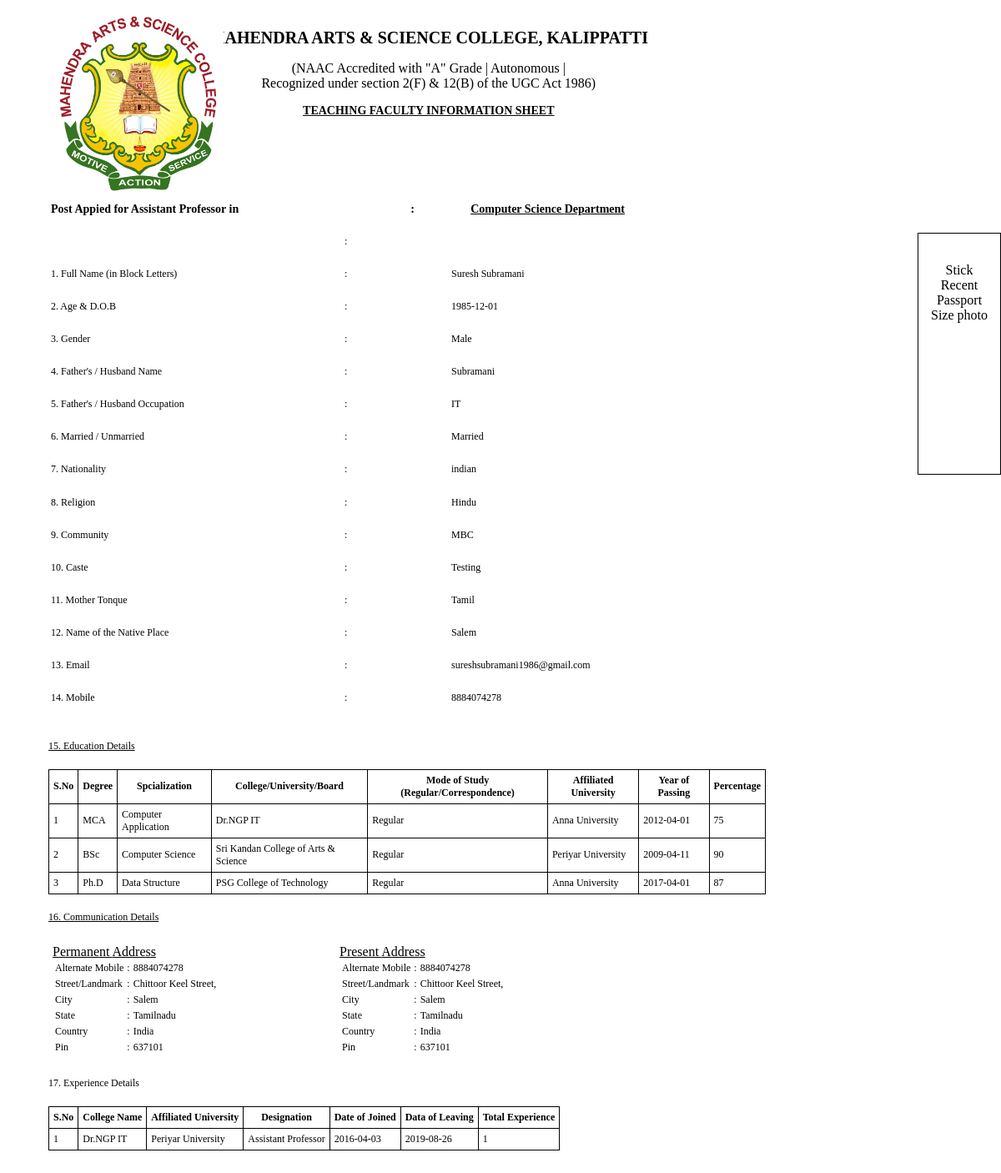
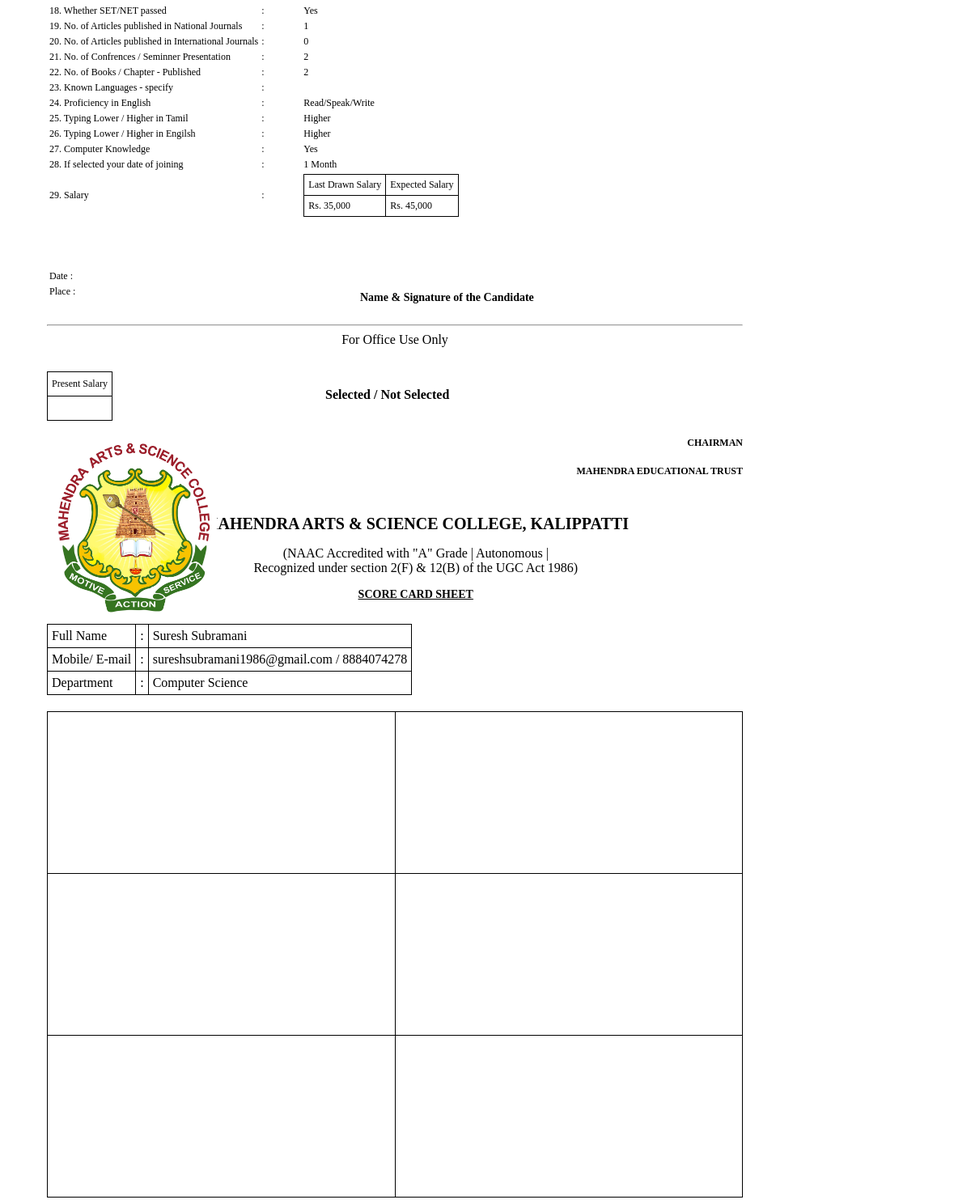
/index.php/print_pdf, run on the app's committed database (2 pictures, top to bottom).
### tables this page shows
CREATE TABLE `personal_details` (
  `personal_id` int(11) NOT NULL,
  `department` varchar(110) NOT NULL,
  `first_name` varchar(55) NOT NULL,
  `last_name` varchar(55) NOT NULL,
  `dob` date DEFAULT NULL,
  `gender` varchar(15) NOT NULL,
  `father_name` varchar(45) NOT NULL,
  `father_occupation` varchar(120) NOT NULL,
  `married_status` varchar(55) NOT NULL,
  `nationality` varchar(55) NOT NULL,
  `religion` varchar(35) NOT NULL,
  `community` varchar(35) NOT NULL,
  `caste` varchar(120) NOT NULL,
  `mother_tongue` varchar(35) NOT NULL,
  `phone_no` varchar(10) NOT NULL,
  `email_id` varchar(120) NOT NULL,
  `native_place` varchar(55) NOT NULL,
  `profile_status` tinyint(4) NOT NULL COMMENT '1 is Selected or 0 is Rejected',
  `status` smallint(4) NOT NULL,
  `created_on` timestamp NOT NULL DEFAULT CURRENT_TIMESTAMP
);

CREATE TABLE `departments` (
  `id` int(11) NOT NULL,
  `dept_name` varchar(65) NOT NULL,
  `status` tinyint(4) NOT NULL
);

CREATE TABLE `education_details` (
  `personal_id` int(11) NOT NULL,
  `degree` varchar(55) NOT NULL,
  `specialization` varchar(55) NOT NULL,
  `mos` varchar(55) NOT NULL,
  `college` varchar(120) NOT NULL,
  `aff_university` varchar(65) NOT NULL,
  `yoj` date NOT NULL,
  `yop` date DEFAULT NULL,
  `percentage` varchar(15) NOT NULL,
  `created_at` timestamp NOT NULL DEFAULT CURRENT_TIMESTAMP,
  `modified_at` timestamp NULL DEFAULT NULL
);

CREATE TABLE `communication_details` (
  `personal_id` int(11) NOT NULL,
  `type_of_address` varchar(20) NOT NULL COMMENT '0 is Present or 1 is Permanent',
  `phone_no` varchar(15) NOT NULL,
  `street_address` varchar(255) NOT NULL,
  `city` varchar(25) NOT NULL,
  `state` varchar(25) NOT NULL,
  `country` varchar(25) NOT NULL,
  `pin_no` int(11) NOT NULL,
  `created_at` timestamp NOT NULL DEFAULT CURRENT_TIMESTAMP,
  `modified_at` timestamp NULL DEFAULT NULL
);

CREATE TABLE `experience_details` (
  `personal_id` int(11) NOT NULL,
  `exp_college` varchar(120) NOT NULL,
  `university` varchar(55) NOT NULL,
  `designation` varchar(120) NOT NULL,
  `doj` date NOT NULL,
  `dol` date NOT NULL,
  `doe` varchar(35) NOT NULL,
  `created_at` timestamp NOT NULL DEFAULT CURRENT_TIMESTAMP,
  `modified_at` timestamp NOT NULL
);

CREATE TABLE `achievement_details` (
  `personal_id` int(11) NOT NULL COMMENT 'track reference id by personal',
  `set_net` varchar(10) NOT NULL,
  `nat_journals` tinyint(4) NOT NULL,
  `int_journals` tinyint(4) NOT NULL,
  `sem_journals` tinyint(4) NOT NULL,
  `published_book` tinyint(4) NOT NULL,
  `known_languages` varchar(120) NOT NULL,
  `eng_read` varchar(10) NOT NULL,
  `eng_speak` varchar(10) NOT NULL,
  `eng_write` varchar(10) NOT NULL,
  `typing_tamil` varchar(10) NOT NULL,
  `typing_english` varchar(10) NOT NULL,
  `comp_knowledge` varchar(10) NOT NULL,
  `created_at` timestamp NOT NULL DEFAULT CURRENT_TIMESTAMP,
  `modified_at` timestamp NULL DEFAULT NULL
);

CREATE TABLE `joining_details` (
  `personal_id` int(11) NOT NULL,
  `date_of_joining` varchar(55) NOT NULL,
  `current_salary` varchar(25) NOT NULL,
  `expected_salary` varchar(25) NOT NULL,
  `created_at` timestamp NOT NULL DEFAULT CURRENT_TIMESTAMP,
  `modified_at` timestamp NULL DEFAULT NULL
);

### application/views/print_pdf.php (the view, shortened to what the rows shown need)
<link rel='stylesheet' href='assets/build/css/pdf.css' />
<body>
	<div class='container'>
		<?php
        $this->db->where('personal_id', $personal_id);
        $this->db->from(PERSONAL.' as p');
        $this->db->join(DEPARTMENTS.' as d', 'p.department = d.id', 'left');
        $personal = $this->db->get()->result();
        foreach($personal as $value){ ?>
		<div class='row'>
        <table style='width:100%'>
			<tbody>
				<tr>
                <td><h4 class='text-left'>Post Appied for Assistant Professor in</h4> </td>
                <td style='width:70px;'><h4>:</h4></td>
                <td style='text-align:left;'><h4><u><?php echo $value->dept_name.' Department';?></u></h4></td>
                </tr>
        </tbody>
        </table>
		</div>
		<div class='stick-photo'>
			<span>Stick Recent Passport Size photo<span>
		</div>
		<table style='width:80%'>
			<tbody>
				<tr>
					<td style='width:350px;'>
					</td>
					<td>
						<h5>:</h5>
					</td>
					<td style='width:300px;'>
					</td>
				</tr>
				<tr>
					<td>
						<h5 class='text-left'>1. Full Name (in Block Letters)</h5>
					</td>
					<td>
						<h5>:</h5>
					</td>
					<td>
						<h5><?php echo $value->first_name." ".$value->last_name;?></h5>
					</td>
				</tr>
				<tr>
					<td>
						<h5 class='text-left'>2. Age & D.O.B</h5>
					</td>
					<td>
						<h5>:</h5>
					</td>
					<td>
						<h5><?php echo $value->dob;?>
					</td>
				</tr>
				<tr>
					<td>
						<h5 class='text-left'>3. Gender</h5>
					</td>
					<td>
						<h5>:</h5>
					</td>
					<td>
						<h5><?php echo $value->gender;?>
					</td>
				</tr>
				<tr>
					<td>
						<h5 class='text-left'>4. Father's / Husband Name</h5>
					</td>
					<td>
						<h5>:</h5>
					</td>
					<td style='width:30%; text-align:left;'>
						<h5><?php echo $value->father_name;?>
					</td>
				</tr>
				<tr>
					<td>
						<h5 class='text-left'>5. Father's / Husband Occupation</h5>
					</td>
					<td>
						<h5>:</h5>
					</td>
					<td>
						<h5 class='text-left'><?php echo $value->father_occupation;?></h5>
					</td>
				</tr>
				<tr>
					<td>
						<h5 class='text-left'>6. Married / Unmarried</h5>
					</td>
					<td>
						<h5>:</h5>
					</td>
					<td>
						<h5 class='text-left'><?php echo $value->married_status;?></h5>
					</td>
				</tr>
				<tr>
					<td>
						<h5 class='text-left'>7. Nationality</h5>
					</td>
					<td>
						<h5>:</h5>
					</td>
					<td>
						<h5 class='text-left'><?php echo $value->nationality;?></h5>
					</td>
				</tr>
				<tr>
					<td>
						<h5 class='text-left'>8. Religion</h5>
					</td>
					<td>
						<h5>:</h5>
					</td>
					<td>
						<h5 class='text-left'><?php echo $value->religion;?></h5>
					</td>
				</tr>
				<tr>
					<td>
						<h5 class='text-left'>9. Community</h5>
					</td>
					<td>
						<h5>:</h5>
					</td>
					<td>
						<h5 class='text-left'><?php echo $value->community;?></h5>
					</td>
				</tr>
				<tr>
					<td>
						<h5 class='text-left'>10. Caste</h5>
					</td>
					<td>
						<h5>:</h5>
					</td>
					<td>
						<h5 class='text-left'><?php echo $value->caste;?></h5>
					</td>
				</tr>
				<tr>
					<td>
						<h5 class='text-left'>11. Mother Tonque</h5>
					</td>
					<td>
						<h5>:</h5>
					</td>
					<td>
						<h5 class='text-left'><?php echo $value->mother_tongue;?></h5>
					</td>
				</tr>
				<tr>
					<td>
						<h5 class='text-left'>12. Name of the Native Place</h5>
					</td>
					<td>
						<h5>:</h5>
					</td>
					<td>
						<h5 class='text-left'><?php echo $value->native_place;?></h5>
					</td>
				</tr>
				<tr>
					<td>
						<h5 class='text-left'>13. Email</h5>
					</td>
					<td>
						<h5>:</h5>
					</td>
					<td>
						<h5 class='text-left'><?php echo $value->email_id;?></h5>
					</td>
				</tr>
				<tr>
					<td>
						<h5 class='text-left'>14. Mobile</h5>
					</td>
					<td>
						<h5>:</h5>
					</td>
					<td>
						<h5 class='text-left'><?php echo $value->phone_no;?></h5>
					</td>
				</tr>
			</tbody>
		</table>
		<div class='row' style='margin-top:2vh;'>
			<div class=''>
				<h5 class='text-left'><u>15. Education Details</u></h5>
			</div>
		</div>
		<table class="table table-font">
			<thead>
				<tr>
					<th>S.No</th>
					<th>Degree</th>
					<th>Spcialization</th>
					<th>College/University/Board</th>
					<th>Mode of Study (Regular/Correspondence)</th>
					<th>Affiliated University</th>
					<th>Year of Passing</th>
					<th>Percentage</th>
				</tr>
			</thead>
			<tbody>
				<?php
				$exp_no = 1;
				$this->db->where('personal_id', $personal_id);
				$education = $this->db->get(EDUCATION)->result_array();
				foreach ($education as $key => $edu) { ?>
				<tr>
					<td><?php echo $exp_no++; ?></td>
					<td><?php echo $edu['degree']; ?></td>
					<td><?php echo $edu['specialization']; ?></td>
					<td><?php echo $edu['college']; ?></td>
					<td><?php echo $edu['mos']; ?></td>
					<td><?php echo $edu['aff_university']; ?></td>
					<td><?php echo $edu['yop']; ?></td>
					<td><?php echo $edu['percentage']; ?></td>
				</tr>
				<?php } ?>
			</tbody>
		</table>
		<div class='row' style='margin-top:2vh;'>
			<div class='col-lg-6'>
				<h5 class='text-left'><u>16. Communication Details</u></h5>
			</div>
		</div>
		<?php
        	$this->db->where('personal_id', $personal_id);
        	$communication = $this->db->get(COMMUNICATION)->result_array();
        ?>
		<div class='row'>
			<?php foreach ($communication as $key => $com) { ?>
			<div class="col-address">
				<u><?php echo $com['type_of_address'].' Address'; ?></u>
				<table class='table-font'>
					<tbody>
						<tr>
							<td>Alternate Mobile</td>
							<td>:</td>
							<td><?php echo $com['phone_no']; ?></td>
						</tr>
						<tr>
							<td>Street/Landmark</td>
							<td><span>:</td>
							<td><span><?php echo $com['street_address']; ?></td>
						</tr>
						<tr>
							<td>City</td>
							<td><span>:</td>
							<td><span><?php echo $com['city']; ?></td>
						</tr>
						<tr>
							<td>State</td>
							<td><span>:</td>
							<td><span><?php echo $com['state']; ?></td>
						</tr>
						<tr>
							<td>Country</td>
							<td><span>:</td>
							<td><span><?php echo $com['country']; ?></td>
						</tr>
						<tr>
							<td>Pin</td>
							<td><span>:</td>
							<td><span><?php echo $com['pin_no']; ?></td>
						</tr>
					</tbody>
				</table>
			</div>
			<?php }?>
		</div>
	</div>
	<p style="page-break-before: always">
		<div class='container'>
			<div class='row' style='margin-top:2vh;'>
				<div class='col-lg-6'>
					<h5 class='text-left'>17. Experience Details</h5>
				</div>
			</div>
			<div class='row'>
				<table class="table table-font">
					<thead>
						<tr>
							<th>S.No</th>
							<th>College Name</th>
							<th>Affiliated University</th>
							<th>Designation</th>
							<th>Date of Joined</th>
							<th>Data of Leaving</th>
							<th>Total Experience</th>
						</tr>
					</thead>
					<tbody>
						<?php
						$exp_no = 1;
						$this->db->where('personal_id', $personal_id);
						$education = $this->db->get(EXPERIENCE)->result_array();
						foreach ($education as $key => $exp) { ?>
							<tr>
							<td><?php echo $exp_no++; ?></td>
							<td><?php echo $exp['exp_college']; ?></td>
							<td><?php echo $exp['university']; ?></td>
							<td><?php echo $exp['designation']; ?></td>
							<td><?php echo $exp['doj']; ?></td>
							<td><?php echo $exp['dol']; ?></td>
							<td><?php echo $exp['doe']; ?></td>
						</tr>
						<?php } ?>
					</tbody>
				</table>
			</div>
			<div>
				<?php
				$this->db->where('personal_id', $personal_id);
				$achievement = $this->db->get(ACHIEVEMENT)->result();
				?>
				<table class='table-font' style='margin-top:30px'>
					<tbody>
						<?php foreach($achievement as $achive){ ?>
						<tr>
							<td>18. Whether SET/NET passed</td>
							<td style='width:50px;'><span>:</td>
							<td><span><?php echo $achive->set_net; ?></td>
						</tr>
						<tr>
							<td>19. No. of Articles published in National Journals</td>
							<td><span>:</td>
							<td><span><?php echo $achive->nat_journals; ?></td>
						</tr>
						<tr>
							<td>20. No. of Articles published in International Journals</td>
							<td><span>:</td>
							<td><span><?php echo $achive->int_journals; ?></td>
						</tr>
						<tr>
							<td>21. No. of Confrences / Seminner Presentation</td>
							<td><span>:</td>
							<td><span><?php echo $achive->sem_journals; ?></td>
						</tr>
						<tr>
							<td>22. No. of Books / Chapter - Published</td>
							<td><span>:</td>
							<td><span><?php echo $achive->published_book; ?></td>
						</tr>
						<tr>
							<td>23. Known Languages - specify</td>
							<td><span>:</td>
							<td><span><?php echo $achive->known_languages; ?></td>
						</tr>
						<tr>
							<td>24. Proficiency in English</td>
							<td><span>:</td>
							<td><span><?php echo $achive->eng_read.'/'.$achive->eng_speak.'/'.$achive->eng_write; ?>
							</td>
						</tr>
						<tr>
							<td>25. Typing Lower / Higher in Tamil</td>
							<td><span>:</td>
							<td><span><?php echo $achive->typing_tamil; ?></td>
						</tr>
						<tr>
							<td>26. Typing Lower / Higher in Engilsh</td>
							<td><span>:</td>
							<td><span><?php echo $achive->typing_english; ?></td>
						</tr>
						<tr>
							<td>27. Computer Knowledge</td>
							<td><span>:</td>
							<td><span><?php echo $achive->comp_knowledge; ?></td>
						</tr>
						<?php } ?>
						<?php  $this->db->where('personal_id',$personal_id);
                            $joining = $this->db->get(JOINING)->result();
                            foreach($joining as $joining){ ?>
						<tr>
							<td>28. If selected your date of joining</td>
							<td style='width:50px'><span>:</td>
							<td><span><?php echo $joining->date_of_joining; ?></td>
						</tr>
						<tr>
							<td>29. Salary</td>
							<td style='width:50px'><span>:</td>
							<td style='width:300px;'>
								<table class='table'>
									<tbody>
										<tr>
											<td><span>Last Drawn Salary</td>
											<td><span>Expected Salary</td>
										</tr>
										<tr>
											<td><?php echo 'Rs. '.$joining->current_salary; ?></td>
											<td><?php echo 'Rs. '.$joining->expected_salary; ?></td>
										</tr>
									</tbody>
								</table>
							</td>
						</tr>
						<?php } ?>
					</tbody>
				</table>
				<div class='row'>
					<div class="col" style="padding-top:30px;">
						<table class='table-font' style='margin-top:30px'>
							<tbody>
								<tr>
									<td>Date :</td>
								</tr>
								<tr>
									<td>Place :</td>
								</tr>
							</tbody>
						</table>
					</div>
					<div class="col">
						<h4 class='signature'>Name & Signature of the Candidate</h4>
					</div>
				</div>
				<hr />
				<div style='text-align:center;'>
					<span style='text-align:center;'>For Office Use Only</span>
                </div>
                <div class='row'>
					<div class="col-office">
						<table class='table table-font table-height' style='margin-top:30px'>
							<tbody>
								<tr>
									<td>Present Salary</td>
								</tr>
								<tr>
									<td style='color:#fff;'>Present Salary</td>
								</tr>
							</tbody>
						</table>
					</div>
					<div class="col-office">
						<h4 class='marTop'>Selected / Not Selected</h4>
					</div>
				</div>
				<div class='col-right'>
					<h5 style='text-align:right;'>CHAIRMAN</h5>
					<h5 style='text-align:right;'>MAHENDRA EDUCATIONAL TRUST</h5>
                </div>
			</div>
        </div>
        <p style="page-break-before: always">
        <div class='container'>
            <div class="row">
                <div class="column_logo">
                    <img src='assets/build/images/logo.jpg' alt='logo' class='img-fluid' style='width:200px;' />
                </div>
                <div class="column">
                    <h3 class='title'>MAHENDRA ARTS & SCIENCE COLLEGE, KALIPPATTI</h3>
                    <p class="modal-title">(NAAC Accredited with "A" Grade | Autonomous |<br />
                        Recognized under section 2(F) & 12(B) of the UGC Act 1986)</p>
                    <h4 style='margin-top:5px; font-weight:bold'><u>SCORE CARD SHEET</u></h4>
                </div>
            </div>
            <div class="row">
                <div class='divCard'>
				<table class='table' style='margin-bottom:20px;'>
                        <tr>
							<td>Full Name</td><td>:</td><td><?php echo $value->first_name." ".$value->last_name;?></td>
						</tr>
						<tr>
							<td>Mobile/ E-mail</td><td>:</td><td><?php echo $value->email_id." / ".$value->phone_no;?></td>
						</tr>
						<tr>
                            <td>Department</td><td>:</td><td><?php echo $value->dept_name; ?></td>
                        </tr>
                    </table>
                    <table class='table scroeCard'>
                        <tr>
                            <td></td>
                            <td></td>
                        </tr>
                        <tr>
                            <td></td>
                            <td></td>
                        </tr>
                        <tr>
                            <td></td>
                            <td></td>
                        </tr>
                    </table>
                </div>
            </div>
			<?php } ?>
        </div>
</body>

### data on the page
personal_details: departments.dept_name "Computer Science", first_name "Suresh", last_name "Subramani", dob "1985-12-01", gender "Male", father_name "Subramani", father_occupation "IT", married_status "Married", nationality "indian", religion "Hindu", community "MBC", caste "Testing", mother_tongue "Tamil", native_place "Salem", email "sureshsubramani1986@gmail.com", phone_no "8884074278"
education_details: degree "MCA", specialization "Computer Application", college "Dr.NGP IT", mos "Regular", aff_university "Anna University", yop "2012-04-01", percentage "75"
education_details: degree "BSc", specialization "Computer Science", college "Sri Kandan College of Arts & Science", mos "Regular", aff_university "Periyar University", yop "2009-04-11", percentage "90"
education_details: degree "Ph.D", specialization "Data Structure", college "PSG College of Technology", mos "Regular", aff_university "Anna University", yop "2017-04-01", percentage "87"
communication_details: type_of_address "Permanent", phone_no "8884074278", street_address "Chittoor Keel Street,", city "Salem", state "Tamilnadu", country "India", pin_no "637101"
communication_details: type_of_address "Present", phone_no "8884074278", street_address "Chittoor Keel Street,", city "Salem", state "Tamilnadu", country "India", pin_no "637101"
experience_details: exp_college "Dr.NGP IT", university "Periyar University", designation "Assistant Professor", doj "2016-04-03", dol "2019-08-26", doe "1"
achievement_details: set_net "Yes", nat_journals "1", int_journals "0", sem_journals "2", published_book "2", eng_read "Read", eng_speak "Speak", eng_write "Write", typing_tamil "Higher", typing_english "Higher", comp_knowledge "Yes"
joining_details: date_of_joining "1 Month", current_salary "35,000", expected_salary "45,000"
